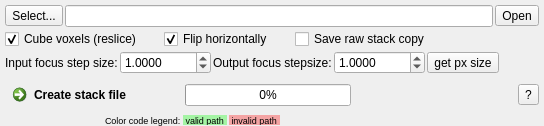
         <widget class="QWidget" name="ImageSequence">
          <attribute name="title">
           <string>Image sequence</string>
          </attribute>
          <layout class="QVBoxLayout" name="verticalLayout_7">
           <property name="spacing">
            <number>2</number>
           </property>
           <property name="leftMargin">
            <number>5</number>
           </property>
           <property name="topMargin">
            <number>5</number>
           </property>
           <property name="rightMargin">
            <number>5</number>
           </property>
           <property name="bottomMargin">
            <number>0</number>
           </property>
           <item>
            <layout class="QHBoxLayout" name="horizontalLayout">
             <item>
              <widget class="QToolButton" name="toolButton_ImageSequenceSelect">
               <property name="text">
                <string>Select...</string>
               </property>
              </widget>
             </item>
             <item>
              <widget class="QLineEditFilePath" name="lineEdit_ImageSequencePath"/>
             </item>
             <item>
              <widget class="QToolButton" name="toolButton_ImageSequenceOpen">
               <property name="text">
                <string>Open</string>
               </property>
              </widget>
             </item>
            </layout>
           </item>
           <item>
            <layout class="QHBoxLayout" name="horizontalLayout_11">
             <item>
              <widget class="QCheckBox" name="checkBox_ImageSequenceCube">
               <property name="text">
                <string>Cube voxels (reslice)</string>
               </property>
               <property name="checked">
                <bool>true</bool>
               </property>
              </widget>
             </item>
             <item>
              <spacer name="horizontalSpacer_47">
               <property name="orientation">
                <enum>Qt::Horizontal</enum>
               </property>
               <property name="sizeType">
                <enum>QSizePolicy::Minimum</enum>
               </property>
               <property name="sizeHint" stdset="0">
                <size>
                 <width>20</width>
                 <height>20</height>
                </size>
               </property>
              </spacer>
             </item>
             <item>
              <widget class="QCheckBox" name="checkBox_ImageSequenceFlip">
               <property name="text">
                <string>Flip horizontally</string>
               </property>
               <property name="checked">
                <bool>true</bool>
               </property>
              </widget>
             </item>
             <item>
              <spacer name="horizontalSpacer_8">
               <property name="orientation">
                <enum>Qt::Horizontal</enum>
               </property>
               <property name="sizeType">
                <enum>QSizePolicy::Minimum</enum>
               </property>
               <property name="sizeHint" stdset="0">
                <size>
                 <width>20</width>
                 <height>20</height>
                </size>
               </property>
              </spacer>
             </item>
             <item>
              <widget class="QCheckBox" name="checkBox_ImageSequenceSaveOrigStack">
               <property name="text">
                <string>Save raw stack copy</string>
               </property>
              </widget>
             </item>
             <item>
              <spacer name="horizontalSpacer_11">
               <property name="orientation">
                <enum>Qt::Horizontal</enum>
               </property>
               <property name="sizeHint" stdset="0">
                <size>
                 <width>40</width>
                 <height>20</height>
                </size>
               </property>
              </spacer>
             </item>
            </layout>
           </item>
           <item>
            <layout class="QHBoxLayout" name="horizontalLayout_4">
             <item>
              <widget class="QLabel" name="label_2">
               <property name="text">
                <string>Input focus step size:</string>
               </property>
              </widget>
             </item>
             <item>
              <widget class="QDoubleSpinBox" name="doubleSpinBox_ImageSequenceFocusStepSizeOrig">
               <property name="enabled">
                <bool>true</bool>
               </property>
               <property name="decimals">
                <number>4</number>
               </property>
               <property name="minimum">
                <double>0.000100000000000</double>
               </property>
               <property name="maximum">
                <double>10000.000000000000000</double>
               </property>
               <property name="value">
                <double>1.000000000000000</double>
               </property>
              </widget>
             </item>
             <item>
              <widget class="QLabel" name="label">
               <property name="text">
                <string>Output focus stepsize:</string>
               </property>
              </widget>
             </item>
             <item>
              <widget class="QDoubleSpinBox" name="doubleSpinBox_ImageSequenceFocusStepSizeReslized">
               <property name="decimals">
                <number>4</number>
               </property>
               <property name="minimum">
                <double>0.000100000000000</double>
               </property>
               <property name="maximum">
                <double>10000.000000000000000</double>
               </property>
               <property name="value">
                <double>1.000000000000000</double>
               </property>
              </widget>
             </item>
             <item>
              <widget class="QToolButton" name="toolButton_ImageSequenceGetPixelSize">
               <property name="text">
                <string>get px size</string>
               </property>
              </widget>
             </item>
             <item>
              <spacer name="horizontalSpacer_49">
               <property name="orientation">
                <enum>Qt::Horizontal</enum>
               </property>
               <property name="sizeHint" stdset="0">
                <size>
                 <width>40</width>
                 <height>20</height>
                </size>
               </property>
              </spacer>
             </item>
            </layout>
           </item>
           <item>
            <spacer name="verticalSpacer_6">
             <property name="orientation">
              <enum>Qt::Vertical</enum>
             </property>
             <property name="sizeHint" stdset="0">
              <size>
               <width>20</width>
               <height>1</height>
              </size>
             </property>
            </spacer>
           </item>
           <item>
            <layout class="QHBoxLayout" name="horizontalLayout_5">
             <item>
              <widget class="QCommandLinkButton" name="commandLinkButton_CreateStackFile">
               <property name="text">
                <string>Create stack file</string>
               </property>
              </widget>
             </item>
             <item>
              <spacer name="horizontalSpacer_14">
               <property name="orientation">
                <enum>Qt::Horizontal</enum>
               </property>
               <property name="sizeType">
                <enum>QSizePolicy::Fixed</enum>
               </property>
               <property name="sizeHint" stdset="0">
                <size>
                 <width>10</width>
                 <height>20</height>
                </size>
               </property>
              </spacer>
             </item>
             <item>
              <widget class="QProgressBar" name="progressBar_ImageSequence">
               <property name="value">
                <number>0</number>
               </property>
              </widget>
             </item>
             <item>
              <spacer name="horizontalSpacer_10">
               <property name="orientation">
                <enum>Qt::Horizontal</enum>
               </property>
               <property name="sizeHint" stdset="0">
                <size>
                 <width>40</width>
                 <height>20</height>
                </size>
               </property>
              </spacer>
             </item>
             <item>
              <widget class="QToolButton" name="toolButton_ImageSequenceHelp">
               <property name="text">
                <string>?</string>
               </property>
              </widget>
             </item>
            </layout>
           </item>
           <item>
            <layout class="QHBoxLayout" name="horizontalLayout_24">
             <item>
              <spacer name="horizontalSpacer_24">
               <property name="orientation">
                <enum>Qt::Horizontal</enum>
               </property>
               <property name="sizeType">
                <enum>QSizePolicy::Fixed</enum>
               </property>
               <property name="sizeHint" stdset="0">
                <size>
                 <width>100</width>
                 <height>10</height>
                </size>
               </property>
              </spacer>
             </item>
             <item>
              <widget class="QLabel" name="label_36">
               <property name="maximumSize">
                <size>
                 <width>16777215</width>
                 <height>20</height>
                </size>
               </property>
               <property name="font">
                <font>
                 <pointsize>7</pointsize>
                </font>
               </property>
               <property name="text">
                <string>Color code legend:</string>
               </property>
              </widget>
             </item>
             <item>
              <widget class="QLabel" name="label_37">
               <property name="minimumSize">
                <size>
                 <width>0</width>
                 <height>0</height>
                </size>
               </property>
               <property name="maximumSize">
                <size>
                 <width>16777215</width>
                 <height>10</height>
                </size>
               </property>
               <property name="font">
                <font>
                 <pointsize>7</pointsize>
                </font>
               </property>
               <property name="styleSheet">
                <string notr="true">background-color: rgba(0,255,0,80);</string>
               </property>
               <property name="text">
                <string> valid path </string>
               </property>
              </widget>
             </item>
             <item>
              <widget class="QLabel" name="label_39">
               <property name="minimumSize">
                <size>
                 <width>0</width>
                 <height>0</height>
                </size>
               </property>
               <property name="maximumSize">
                <size>
                 <width>16777215</width>
                 <height>10</height>
                </size>
               </property>
               <property name="font">
                <font>
                 <pointsize>7</pointsize>
                </font>
               </property>
               <property name="styleSheet">
                <string notr="true">background-color: rgba(255,0,0,80);</string>
               </property>
               <property name="text">
                <string> invalid path </string>
               </property>
              </widget>
             </item>
             <item>
              <spacer name="horizontalSpacer_25">
               <property name="orientation">
                <enum>Qt::Horizontal</enum>
               </property>
               <property name="sizeHint" stdset="0">
                <size>
                 <width>40</width>
                 <height>10</height>
                </size>
               </property>
              </spacer>
             </item>
            </layout>
           </item>
          </layout>
         </widget>
